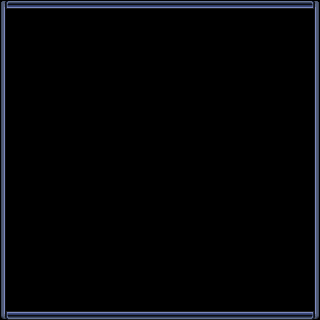

This game map was drawn from its Tiled (.tmx) file and the tilesets committed beside it. A one-line description and the trimmed map source follow:
An orthogonal 20x20 tile map with 16x16 px tiles, 2 tile layers (behind, bront).

<map version="1.0" orientation="orthogonal" width="20" height="20" tilewidth="16" tileheight="16">
 <tileset firstgid="1" name="Window_b_00" tilewidth="16" tileheight="16">
  <image source="Window_b_00.png" width="128" height="128" />
 </tileset>
 <layer name="behind" width="20" height="20" opacity="0.7">
  <data>[400 cells, 400 non-empty, 1 distinct tile ids]</data>
 </layer>
 <layer name="bront" width="20" height="20">
  <data>[400 cells, 76 non-empty, 10 distinct tile ids]</data>
 </layer>
</map>
